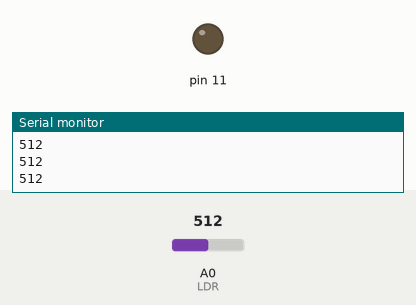
Recording of a sketch running on a simulated Arduino Uno, built with avr-gcc and run on an emulated ATmega328P. Shown: output pins drawn as LEDs (lit = HIGH), the last lines printed to the serial monitor. The test bench sets the inputs (shaded band); at power-on: A0 (LDR) = 512.

Above: at 1.2 s.
1.3 s: A0 (LDR) set to 484
At 2.5 s:
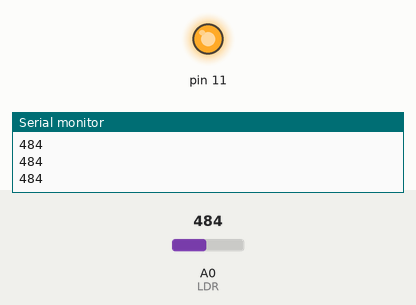
2.8 s: A0 (LDR) set to 511
At 3.8 s:
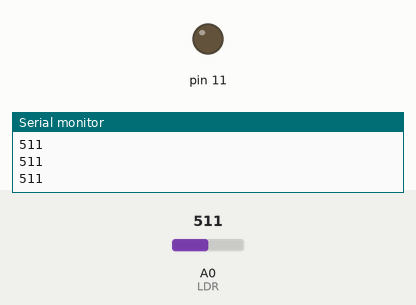
4.3 s: A0 (LDR) set to 306
At 4.9 s:
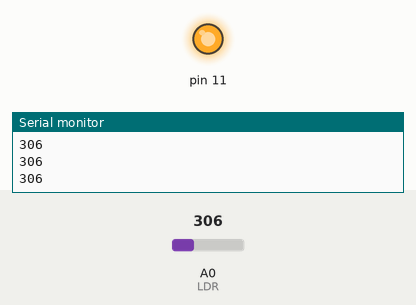
Timing chart, 0 to 7.3 s (numbered marks = the images above; inputs shaded):
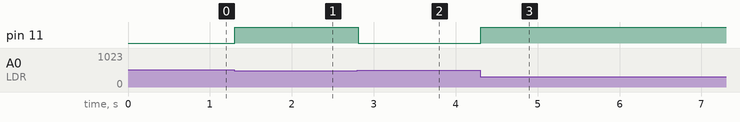

The sketch:

LDR.ino
```cpp
int LDR = A0;
int ldrValue = 0;
int light_sensitivity = 500;
void setup(){
  Serial.begin(9600);
  pinMode(11,OUTPUT);
}
void loop(){
  ldrValue = analogRead(LDR);
  Serial.println(ldrValue);
  if(ldrValue < light_sensitivity){
    digitalWrite(11,HIGH);
  }
  else{
    digitalWrite(11,LOW);
  }
//  delay(1000);
}
```

Measured:
- the behaviour switches between 500 and 499 on A0 (LDR) (found by bisection; images 0 and 1)
- after the input at 1.3 s, pin 11: LOW → HIGH at once
- after the input at 2.8 s, pin 11: HIGH → LOW at once
- after the input at 4.3 s, pin 11: LOW → HIGH at once
